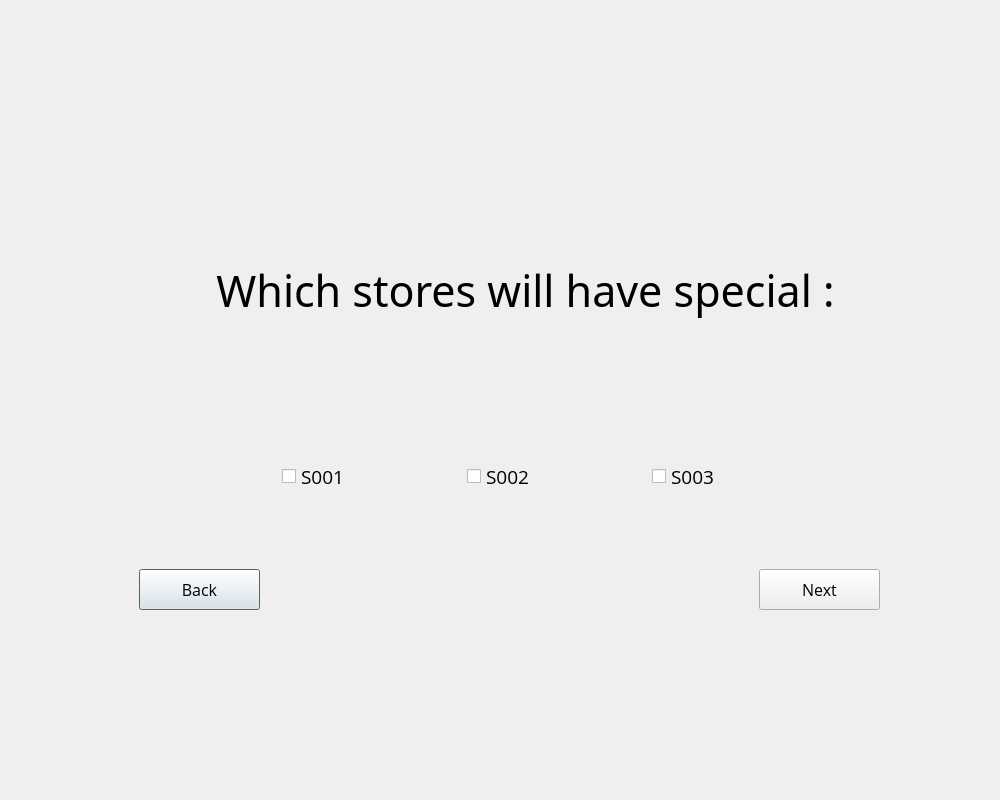
<?xml version="1.0" encoding="UTF-8"?>
<ui version="4.0">
 <class>Dialog</class>
 <widget class="QDialog" name="Dialog">
  <property name="geometry">
   <rect>
    <x>0</x>
    <y>0</y>
    <width>1000</width>
    <height>800</height>
   </rect>
  </property>
  <property name="font">
   <font>
    <family>Modern</family>
   </font>
  </property>
  <property name="windowTitle">
   <string>Dialog</string>
  </property>
  <widget class="QWidget" name="widget_2" native="true">
   <property name="geometry">
    <rect>
     <x>210</x>
     <y>250</y>
     <width>631</width>
     <height>281</height>
    </rect>
   </property>
   <layout class="QGridLayout" name="gridLayout_2">
    <item row="0" column="0">
     <layout class="QVBoxLayout" name="verticalLayout">
      <property name="spacing">
       <number>120</number>
      </property>
      <item>
       <widget class="QLabel" name="label">
        <property name="sizePolicy">
         <sizepolicy hsizetype="Preferred" vsizetype="Preferred">
          <horstretch>0</horstretch>
          <verstretch>0</verstretch>
         </sizepolicy>
        </property>
        <property name="font">
         <font>
          <family>Centaur</family>
          <pointsize>32</pointsize>
          <strikeout>false</strikeout>
          <kerning>true</kerning>
         </font>
        </property>
        <property name="text">
         <string>Which stores will have special :</string>
        </property>
        <property name="alignment">
         <set>Qt::AlignCenter</set>
        </property>
       </widget>
      </item>
      <item>
       <widget class="QWidget" name="widget" native="true">
        <property name="layoutDirection">
         <enum>Qt::LeftToRight</enum>
        </property>
        <property name="autoFillBackground">
         <bool>false</bool>
        </property>
        <widget class="QWidget" name="">
         <property name="geometry">
          <rect>
           <x>0</x>
           <y>-20</y>
           <width>621</width>
           <height>91</height>
          </rect>
         </property>
         <layout class="QHBoxLayout" name="horizontalLayout">
          <property name="leftMargin">
           <number>72</number>
          </property>
          <item>
           <widget class="QCheckBox" name="checkBox_3">
            <property name="font">
             <font>
              <family>Open Sans</family>
              <pointsize>14</pointsize>
             </font>
            </property>
            <property name="text">
             <string>S001</string>
            </property>
           </widget>
          </item>
          <item>
           <widget class="QCheckBox" name="checkBox_2">
            <property name="font">
             <font>
              <family>Open Sans</family>
              <pointsize>14</pointsize>
             </font>
            </property>
            <property name="text">
             <string>S002</string>
            </property>
           </widget>
          </item>
          <item>
           <widget class="QCheckBox" name="checkBox">
            <property name="font">
             <font>
              <family>Open Sans</family>
              <pointsize>14</pointsize>
             </font>
            </property>
            <property name="text">
             <string>S003</string>
            </property>
           </widget>
          </item>
         </layout>
        </widget>
       </widget>
      </item>
     </layout>
    </item>
   </layout>
  </widget>
  <widget class="QWidget" name="widget_5" native="true">
   <property name="geometry">
    <rect>
     <x>177</x>
     <y>11</y>
     <width>647</width>
     <height>211</height>
    </rect>
   </property>
  </widget>
  <widget class="QWidget" name="widget_3" native="true">
   <property name="geometry">
    <rect>
     <x>-1</x>
     <y>539</y>
     <width>1111</width>
     <height>261</height>
    </rect>
   </property>
   <widget class="QWidget" name="widget_8" native="true">
    <property name="geometry">
     <rect>
      <x>0</x>
      <y>10</y>
      <width>331</width>
      <height>255</height>
     </rect>
    </property>
    <widget class="QPushButton" name="pushButton_2">
     <property name="geometry">
      <rect>
       <x>140</x>
       <y>20</y>
       <width>121</width>
       <height>41</height>
      </rect>
     </property>
     <property name="font">
      <font>
       <family>Open Sans</family>
       <pointsize>12</pointsize>
      </font>
     </property>
     <property name="styleSheet">
      <string notr="true"/>
     </property>
     <property name="text">
      <string>Back</string>
     </property>
    </widget>
   </widget>
   <widget class="QWidget" name="widget_7" native="true">
    <property name="geometry">
     <rect>
      <x>730</x>
      <y>10</y>
      <width>261</width>
      <height>255</height>
     </rect>
    </property>
    <widget class="QPushButton" name="pushButton">
     <property name="geometry">
      <rect>
       <x>30</x>
       <y>20</y>
       <width>121</width>
       <height>41</height>
      </rect>
     </property>
     <property name="font">
      <font>
       <family>Open Sans</family>
       <pointsize>12</pointsize>
      </font>
     </property>
     <property name="styleSheet">
      <string notr="true"/>
     </property>
     <property name="text">
      <string>Next</string>
     </property>
    </widget>
   </widget>
  </widget>
 </widget>
 <resources/>
 <connections/>
</ui>
